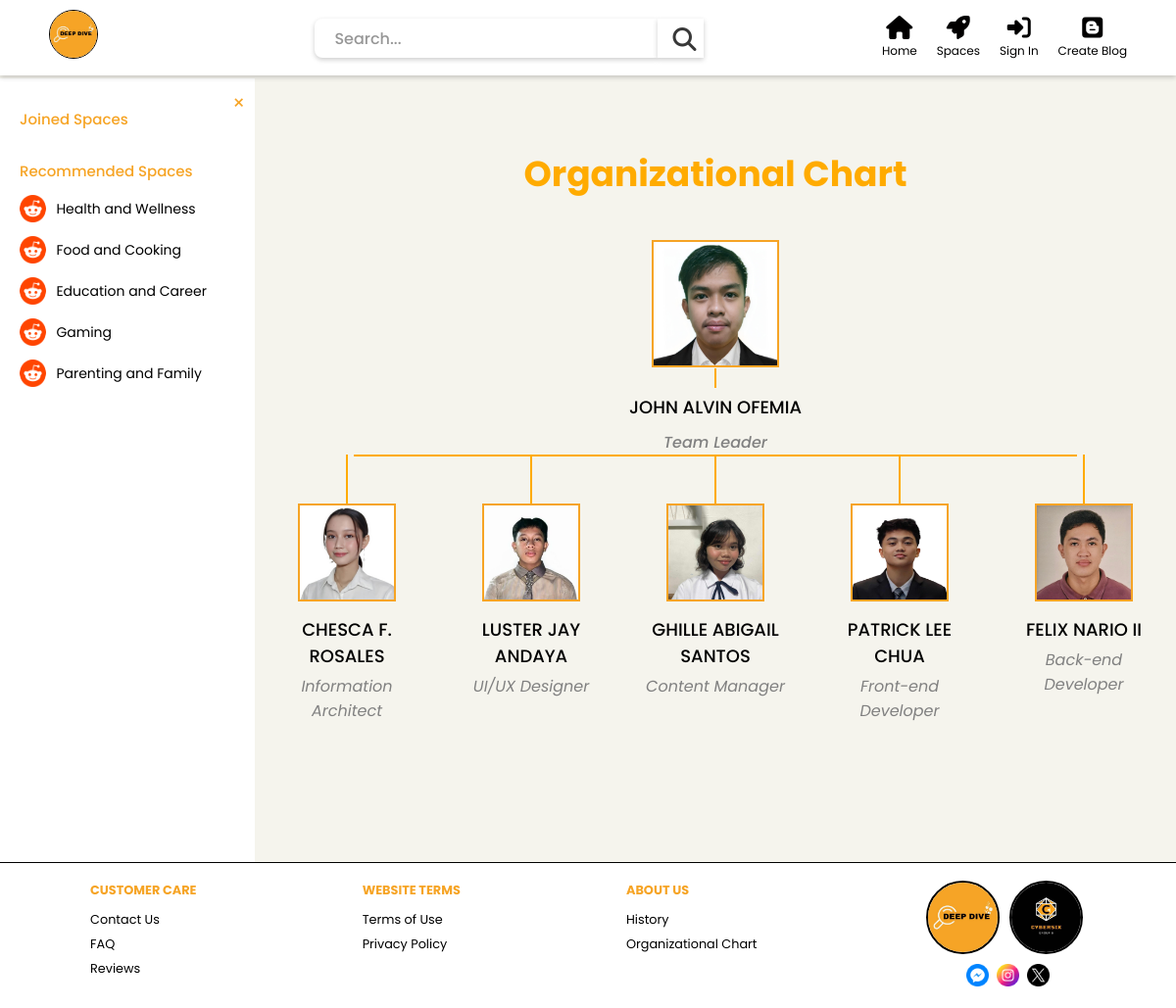
The page /components/ORG-CHART.php on the database its author committed.
### tables this page shows
CREATE TABLE `tbl_spaces` (
  `space_id` int(11) NOT NULL,
  `space_name` varchar(255) NOT NULL,
  `space_img` varchar(255) NOT NULL,
  `acc_id` int(11) NOT NULL
);

### components/spaces.php (the view, shortened to what this page needs)
<!DOCTYPE html>
<html lang="en">
<head>
    <link rel="stylesheet" href="../styles/spaces.css">
</head>
<body>
    <div class="spaces-con">
    <a href="javascript:void(0)" class="closebtn" onclick="closeNav()">&times;</a>
    <div class="cont">
        <div class="joined-spaces">
            <div class="title">Joined Spaces</div>
        </div>
        <div class="joined-spaces recommended-spaces">
            <div class="title">Recommended Spaces</div>
                <?php
                    $query3 = "SELECT * FROM tbl_spaces WHERE acc_id != ? ORDER BY RAND() LIMIT 5";
                    $stmt3 = $conn->prepare($query3);
                    $stmt3->bind_param('i', $user_id);
                    $stmt3->execute();
                    $result3 = $stmt3->get_result();
                    if($result3->num_rows > 0){
                        while($row3 = $result3->fetch_assoc()){
                ?>
                        <div class="joined-details">
                            <div class="img-con">
                                <img src="<?php echo $row3["space_img"] ?>" alt="">
                            </div>
                            <div class="name"><?php echo $row3["space_name"] ?></div>
                        </div>
                <?php
                        }
                    } else {
                        echo "No recommended spaces available.";
                    }
                ?>
        </div>
        </div>
    </div>
</body>
</html>

### components/ORG-CHART.php (shortened to what this page needs)
<!DOCTYPE html>
<html lang="en">
<head>
    <link rel="stylesheet" href="../styles/footer.css">
    <link rel="stylesheet" href="../styles/header.css">
    <link rel="stylesheet" href="../styles/general.css">
    <link rel="stylesheet" href="https://cdnjs.cloudflare.com/ajax/libs/font-awesome/6.6.0/css/all.min.css" />
</head>
<body>
   <?php include 'header.php'; ?>
    <div class="grid-con">
        <?php include 'spaces.php'; ?>
        <div class="org-chart">
            <h1>Organizational Chart</h1>
            <div class="leader">
                <img src="../chart/alvin.jfif" alt="Team Leader">
                <h3>JOHN ALVIN OFEMIA</h3>
                <p><i>Team Leader</i></p>
            </div>
            <div class="members">
                <div class="member">
                    <img src="../chart/CHESKA.jfif" alt="Member 1">
                    <h3>CHESCA F. ROSALES</h3>
                    <p><i>Information Architect</i></p>
                </div>
                <div class="member">
                    <img src="../chart/me.jfif" alt="Member 2">
                    <h3>LUSTER JAY ANDAYA</h3>
                    <p><i>UI/UX Designer</i></p>
                </div>
                <div class="member">
                    <img src="../chart/ghille.jfif" alt="Member 3">
                    <h3>GHILLE ABIGAIL SANTOS</h3>
                    <p><i>Content Manager</i></p>
                </div>
                <div class="member">
                    <img src="../chart/pat.jfif" alt="Member 4">
                    <h3>PATRICK LEE CHUA</h3>
                    <p><i>Front-end Developer</i></p>
                </div>
                <div class="member">
                    <img src="../chart/felix.jfif" alt="Member 5">
                    <h3>FELIX NARIO II</h3>
                    <p><i>Back-end Developer</i></p>
                </div>
            </div>
        </div>
    </div>
    <?php include 'footer.php'; ?>
</body>
</html>

### components/header.php (shortened to what this page needs)
<?php
    $user_id = "";
?>
<nav>
<div class="navbar">
        <div class="lc">
            <div class="logo">
                <img src="../imgs/DDlogo.jpg" alt="Logo">
            </div>
       </div>
        <div class="search-box">
            <input type="text" placeholder="Search...">
            <button><i class="fas fa-search"></i></button>
        </div>
        <div class="nav-icons">
            <a href="./homepage.php" class="nav-icon"><i class="fas fa-home"></i><span>Home</span></a>
            <a href="#" class="nav-icon spaces"><i class="fas fa-rocket"></i><span>Spaces</span>
            </a>
            <?php
                if(empty($user_id)){
            ?>
            <a href="signup.php" class="nav-icon sign-in"><i class="fas fa-sign-in-alt"></i><span>Sign In</span></a>
            <?php } ?>
            <a href="./createblog.php" class="nav-icon"><i class="fa-brands fa-blogger"></i><span>Create Blog</span></a>
        </div>
    </div>
</nav>

### components/footer.php
<footer>
        <div class="footer-column">
            <div class="footer-category">CUSTOMER CARE</div>
            <div><a href="./contactus.php">Contact Us</a><br>
            <div><a href="./FAQ.php">FAQ</a></div>
            <div><a href="./review.php">Reviews</a></div></div>
        </div>
        <div class="footer-column">
            <div class="footer-category">WEBSITE TERMS</div>
            <div><a href="./termsofuse.php" style="color: black;">Terms of Use</a><br>
            <div><a href="./Privacy.php">Privacy Policy</a></div></div>
        </div>
        <div class="footer-column">
            <div class="footer-category">
                <a href="./aboutus.php" style="color: #f6a425; text-decoration: none;">ABOUT US</a>
            </div>
            <div>
                <a href="./history.php" style="color: black;">History</a><br>
                <div><a href="./ORG-CHART.php">Organizational Chart</a></div>
            </div>
        </div>
        <div class="footer-logos">
            <div class="logo-container">
                <img src="../imgs/DDlogo.jpg" alt="DD Logo" class="footer-logo">
                <img src="../imgs/C6logo.jpg" alt="C6 Logo" class="footer-logo">
            </div>
            <div class="social-media">
                <a href="https://www.messenger.com" target="_blank">
                    <img src="../imgs/messenger.png" alt="Messenger" class="social-icon">
                </a>
                <a href="https://www.instagram.com" target="_blank">
                    <img src="../imgs/instagram.png" alt="Instagram" class="social-icon">
                </a>
                <a href="https://www.twitter.com" target="_blank">
                    <img src="../imgs/twitter.png" alt="Twitter" class="social-icon">
                </a>
            </div>
        </div>
</footer>

### styles/footer.css (style rules this page uses)
footer { position: relative; background-color: white; color: black; display: flex; justify-content: space-around; padding: 15px; border-top: 1.5px solid black; height: max-content; }
.footer-column { text-align: left; font-size: 0.8em; margin-right: 15px; line-height: 25px; }
.footer-category { font-weight: bold; margin-bottom: 5px; color: #f6a425; }
footer a { color: black; text-decoration: none; }
.footer-logos { display: flex; flex-direction: column; align-items: center; }
.footer-logo { width: 75px; height: 75px; border-radius: 50%; border: 2px solid black; margin: 3px; object-fit: cover; }
.social-media { display: flex; justify-content: center; margin-top: .2px; }
.social-icon { width: 23px; height: 23px; margin-left: 8px; object-fit: cover; }

### styles/header.css (style rules this page uses)
.navbar { position: fixed; top: 0; left: 0; right: 0; display: flex; justify-content: space-between; align-items: center; background-color: white; padding: 10px 20px; box-shadow: 0px 2px 5px rgba(0, 0, 0, 0.2); z-index: 100; padding-right: 50px; }
.lc { display: flex; justify-content: space-evenly; align-items: center; margin-left: 5px; margin-right: 40px; }
.logo img { height: 50px; width: 50px; border-radius: 60%; border: 1px solid #010000; margin-left: 25px; }
.search-box { display: flex; align-items: center; }
.search-box input { width: 350px; font-size: 18px; padding: 10px 20px; height: 40px; border-top-left-radius: 8px; border-bottom-left-radius: 8px; border: none; box-shadow: 0px 2px 5px rgba(0, 0, 0, 0.2); }
.search-box input::placeholder { font-size: 16px; font-weight: 500; color: #979797; }
.search-box button { height: 40px; background-color: white; border: none; color: white; cursor: pointer; padding: 9px 8px; box-shadow: 0px 2px 5px rgba(0, 0, 0, 0.2); }
.search-box i { color: rgb(56, 56, 56); margin-left: 7px; font-size: 24px; }
.nav-icons { display: flex; gap: 20px; }
.nav-icon { display: flex; flex-direction: column; align-items: center; color: #010000; text-decoration: none; font-size: 16px; }
.nav-icon i { font-size: 24px; margin-bottom: 3px; }
.nav-icon span { font-size: 12px; }

### styles/general.css (style rules this page uses)
body { margin: 0; padding: 0; }
* { font-family: "Poppins", sans-serif; box-sizing: border-box; margin: 0; transition: 0.3s ease; }
a { color: black; text-decoration: none; cursor: pointer; }
img { height: 100%; width: 100%; object-fit: cover; object-position: center; }
button { cursor: pointer; }

### styles/spaces.css (style rules this page uses)
.spaces-con { position: relative; height: 100vh; left: 0; background-color: white; border-right: 1px solid rgba(54, 54, 54. 0.5); padding: 30px 20px; overflow: auto; }
.spaces-con .closebtn { position: absolute; top: 10px; right: 10px; font-size: 20px; color: #f6a425; cursor: pointer; }
.spaces-con .joined-spaces .title { font-size: 15px; font-weight: 500; color: #f6a425; }
.spaces-con .joined-spaces .joined-details { display: flex; align-items: center; gap: 10px; margin-top: 12px; }
.spaces-con .joined-spaces .name { font-size: 14px; white-space: nowrap; overflow: hidden; text-overflow: ellipsis; width: 200px; }
.spaces-con .joined-spaces .joined-details .img-con { height: 30px; width: 30px; border-radius: 100%; overflow: hidden; }
.spaces-con .joined-spaces .joined-details .img-con img { object-fit: contain; height: 100%; width: 100%; }
.recommended-spaces { margin-top: 30px; }

### rows shown on the page
tbl_spaces: space_img (picture), space_name "Health and Wellness"
tbl_spaces: space_img (picture), space_name "Food and Cooking"
tbl_spaces: space_img (picture), space_name "Education and Career"
tbl_spaces: space_img (picture), space_name "Gaming"
tbl_spaces: space_img (picture), space_name "Parenting and Family"
